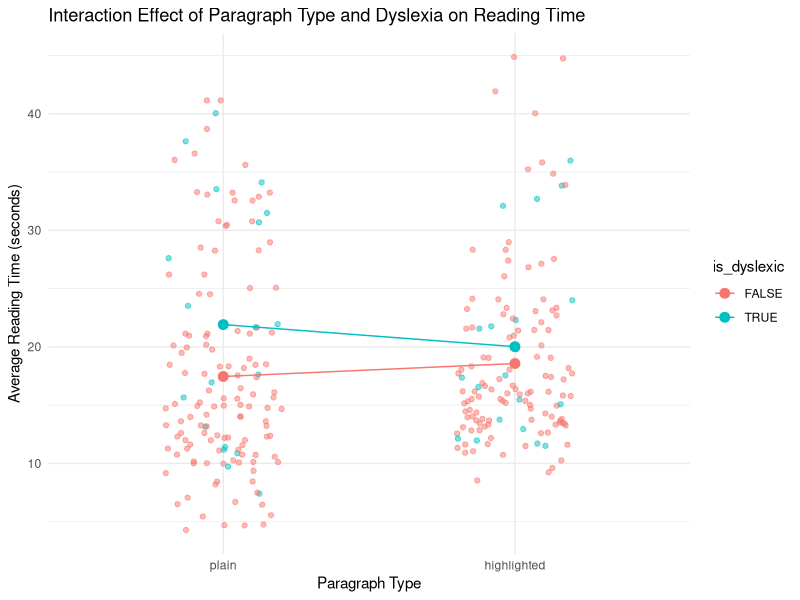

Generate this figure with R:
# Load necessary libraries
library(ggplot2)
library(lme4)

# Load the data
setwd('/Users/huangfei/Downloads/Psychology Experiment')
data <- read.csv('work_data.csv')

# Preprocess the data (as per your provided R script)
data <- na.omit(data)
data <- data[data$correct_response == 'TRUE',]
outlier1 <- mean(data$reading_time) + 2.5 * sd(data$reading_time)
outlier2 <- mean(data$reading_time) - 2.5 * sd(data$reading_time)
data <- data[data$reading_time > outlier2,]
data <- data[data$reading_time < outlier1,]
data$paragraph_type <- as.factor(data$paragraph_type)
data$is_dyslexic <- as.factor(data$is_dyslexic)
data$paragraph_type <- relevel(data$paragraph_type, ref="plain")
data$is_dyslexic <- relevel(data$is_dyslexic, ref="FALSE")

# Create the interaction effect plot using ggplot2
p <- ggplot(data, aes(x=paragraph_type, y=reading_time, color=is_dyslexic)) +
  geom_point(position=position_jitter(width=0.2, height=0), alpha=0.5) + 
  stat_summary(fun=mean, geom="line", aes(group=is_dyslexic)) + 
  stat_summary(fun=mean, geom="point", size=3) +
  labs(title="Interaction Effect of Paragraph Type and Dyslexia on Reading Time",
       x="Paragraph Type", y="Average Reading Time (seconds)") +
  theme_minimal()

ggsave("interaction_plot.png", plot = p, width = 10, height = 6, dpi = 300)